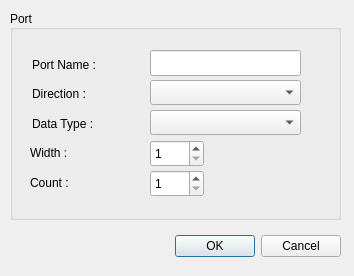
<ui version="4.0" >
 <class>PortDialog</class>
 <widget class="QDialog" name="PortDialog" >
  <property name="windowModality" >
   <enum>Qt::ApplicationModal</enum>
  </property>
  <property name="geometry" >
   <rect>
    <x>0</x>
    <y>0</y>
    <width>354</width>
    <height>276</height>
   </rect>
  </property>
  <property name="minimumSize" >
   <size>
    <width>354</width>
    <height>276</height>
   </size>
  </property>
  <property name="maximumSize" >
   <size>
    <width>354</width>
    <height>276</height>
   </size>
  </property>
  <property name="windowTitle" >
   <string>Port Parameters</string>
  </property>
  <property name="windowIcon" >
   <iconset resource="sfunctioner.qrc" >
    <normaloff>:/icons/resources/s.ico</normaloff>:/icons/resources/s.ico</iconset>
  </property>
  <widget class="QDialogButtonBox" name="buttonBox" >
   <property name="geometry" >
    <rect>
     <x>50</x>
     <y>230</y>
     <width>291</width>
     <height>32</height>
    </rect>
   </property>
   <property name="orientation" >
    <enum>Qt::Horizontal</enum>
   </property>
   <property name="standardButtons" >
    <set>QDialogButtonBox::Cancel|QDialogButtonBox::Ok</set>
   </property>
  </widget>
  <widget class="QGroupBox" name="groupBoxPort" >
   <property name="geometry" >
    <rect>
     <x>10</x>
     <y>10</y>
     <width>331</width>
     <height>210</height>
    </rect>
   </property>
   <property name="minimumSize" >
    <size>
     <width>331</width>
     <height>210</height>
    </size>
   </property>
   <property name="maximumSize" >
    <size>
     <width>331</width>
     <height>210</height>
    </size>
   </property>
   <property name="title" >
    <string>Port</string>
   </property>
   <property name="alignment" >
    <set>Qt::AlignLeading|Qt::AlignLeft|Qt::AlignVCenter</set>
   </property>
   <widget class="QLabel" name="labelPortName" >
    <property name="geometry" >
     <rect>
      <x>22</x>
      <y>42</y>
      <width>109</width>
      <height>26</height>
     </rect>
    </property>
    <property name="frameShape" >
     <enum>QFrame::NoFrame</enum>
    </property>
    <property name="frameShadow" >
     <enum>QFrame::Raised</enum>
    </property>
    <property name="text" >
     <string>Port Name :</string>
    </property>
    <property name="scaledContents" >
     <bool>false</bool>
    </property>
   </widget>
   <widget class="QLineEdit" name="lineEditPortName" >
    <property name="geometry" >
     <rect>
      <x>140</x>
      <y>40</y>
      <width>151</width>
      <height>26</height>
     </rect>
    </property>
   </widget>
   <widget class="QComboBox" name="comboBoxDirection" >
    <property name="geometry" >
     <rect>
      <x>140</x>
      <y>70</y>
      <width>151</width>
      <height>25</height>
     </rect>
    </property>
    <property name="editable" >
     <bool>false</bool>
    </property>
   </widget>
   <widget class="QLabel" name="labelDirection" >
    <property name="geometry" >
     <rect>
      <x>22</x>
      <y>71</y>
      <width>82</width>
      <height>26</height>
     </rect>
    </property>
    <property name="frameShape" >
     <enum>QFrame::NoFrame</enum>
    </property>
    <property name="frameShadow" >
     <enum>QFrame::Raised</enum>
    </property>
    <property name="text" >
     <string>Direction :</string>
    </property>
    <property name="scaledContents" >
     <bool>false</bool>
    </property>
   </widget>
   <widget class="QComboBox" name="comboBoxType" >
    <property name="geometry" >
     <rect>
      <x>140</x>
      <y>100</y>
      <width>151</width>
      <height>25</height>
     </rect>
    </property>
    <property name="editable" >
     <bool>false</bool>
    </property>
   </widget>
   <widget class="QLabel" name="labelType" >
    <property name="geometry" >
     <rect>
      <x>22</x>
      <y>101</y>
      <width>82</width>
      <height>26</height>
     </rect>
    </property>
    <property name="frameShape" >
     <enum>QFrame::NoFrame</enum>
    </property>
    <property name="frameShadow" >
     <enum>QFrame::Raised</enum>
    </property>
    <property name="text" >
     <string>Data Type :</string>
    </property>
    <property name="scaledContents" >
     <bool>false</bool>
    </property>
   </widget>
   <widget class="QLabel" name="labelCount" >
    <property name="geometry" >
     <rect>
      <x>20</x>
      <y>160</y>
      <width>82</width>
      <height>26</height>
     </rect>
    </property>
    <property name="frameShape" >
     <enum>QFrame::NoFrame</enum>
    </property>
    <property name="frameShadow" >
     <enum>QFrame::Raised</enum>
    </property>
    <property name="text" >
     <string>Count :</string>
    </property>
    <property name="scaledContents" >
     <bool>false</bool>
    </property>
   </widget>
   <widget class="QLabel" name="labelSize" >
    <property name="geometry" >
     <rect>
      <x>20</x>
      <y>130</y>
      <width>82</width>
      <height>26</height>
     </rect>
    </property>
    <property name="frameShape" >
     <enum>QFrame::NoFrame</enum>
    </property>
    <property name="frameShadow" >
     <enum>QFrame::Raised</enum>
    </property>
    <property name="text" >
     <string>Width :</string>
    </property>
    <property name="scaledContents" >
     <bool>false</bool>
    </property>
   </widget>
   <widget class="QSpinBox" name="spinBoxWidth" >
    <property name="geometry" >
     <rect>
      <x>140</x>
      <y>130</y>
      <width>54</width>
      <height>27</height>
     </rect>
    </property>
    <property name="buttonSymbols" >
     <enum>QAbstractSpinBox::UpDownArrows</enum>
    </property>
    <property name="minimum" >
     <number>1</number>
    </property>
   </widget>
   <widget class="QSpinBox" name="spinBoxCount" >
    <property name="geometry" >
     <rect>
      <x>140</x>
      <y>160</y>
      <width>54</width>
      <height>27</height>
     </rect>
    </property>
    <property name="toolTip" >
     <string>If more than one, then an array of ports will be generated.</string>
    </property>
    <property name="buttonSymbols" >
     <enum>QAbstractSpinBox::UpDownArrows</enum>
    </property>
    <property name="minimum" >
     <number>1</number>
    </property>
   </widget>
  </widget>
 </widget>
 <resources>
  <include location="sfunctioner.qrc" />
 </resources>
 <connections>
  <connection>
   <sender>buttonBox</sender>
   <signal>accepted()</signal>
   <receiver>PortDialog</receiver>
   <slot>accept()</slot>
   <hints>
    <hint type="sourcelabel" >
     <x>248</x>
     <y>254</y>
    </hint>
    <hint type="destinationlabel" >
     <x>157</x>
     <y>274</y>
    </hint>
   </hints>
  </connection>
  <connection>
   <sender>buttonBox</sender>
   <signal>rejected()</signal>
   <receiver>PortDialog</receiver>
   <slot>reject()</slot>
   <hints>
    <hint type="sourcelabel" >
     <x>316</x>
     <y>260</y>
    </hint>
    <hint type="destinationlabel" >
     <x>286</x>
     <y>274</y>
    </hint>
   </hints>
  </connection>
 </connections>
</ui>
